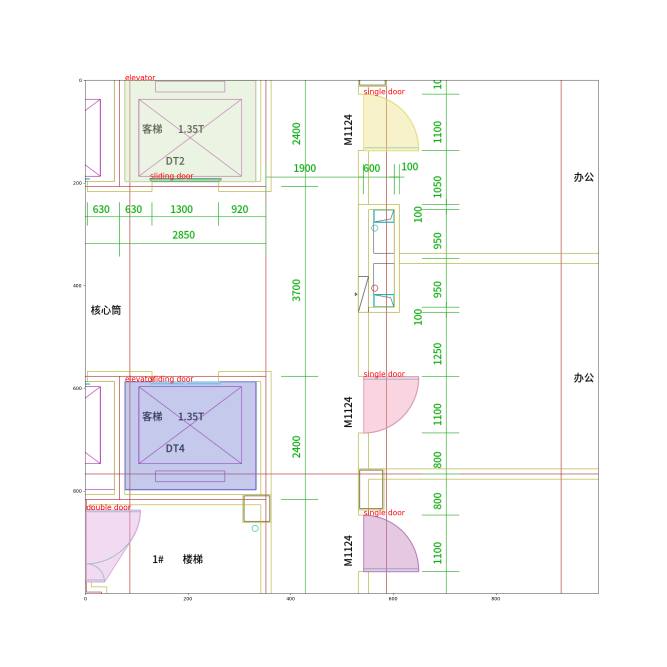
#> input picture annotation-tools/img/0012-0009.png, 2000 x 2000 px (shown at 1/3 size)
$ python annotation-tool.py 5 5 dst/train/0012-0009_0.png
#> lines starting #> are read from the running program, lines starting #| are printed output that depends on the picture
"""
Annotation tool
    Tool used to annotate labels for LP detection. Main keys:
        C: creates a new shape
        A: creates a new vertex over mouse position
        D: delete last vertex
        S: change position of closest vertex (to mouse pos.)
        X: switch to closest shape
        N or enter: next picture
        P: previous picture
        For more commands, take a look at the main part...
    Usage:
        python annotation-tool.py max_width max_height file1 ... fileN
    Obs. This tool is not fully tested and crashes under unexpetected situations.
    If you find any and correct, feel free to send a pull request =)
"""

import cv2
import sys
import numpy as np
import os
from glob import glob

from math import cos, sin
from os.path import isfile, splitext, basename, isdir
from os import makedirs


def getRectPts(tlx, tly, brx, bry):
    return np.matrix([[tlx, brx, brx, tlx], [tly, tly, bry, bry], [1., 1., 1., 1.]], dtype=float)


# [8 lines left out: function image_files_from_folder, not called in this run]


class Label:

    # [5 lines left out: function __init__, not called in this run]

    def __str__(self):
        return 'Class: %d, top_left(x:%f,y:%f), bottom_right(x:%f,y:%f)' % (
            self.__cl, self.__tl[0], self.__tl[1], self.__br[0], self.__br[1])

    def copy(self):
        return Label(self.__cl, self.__tl, self.__br)

    def wh(self): return self.__br - self.__tl

    def cc(self): return self.__tl + self.wh() / 2

    def tl(self): return self.__tl

    def br(self): return self.__br

    def tr(self): return np.array([self.__br[0], self.__tl[1]])

    def bl(self): return np.array([self.__tl[0], self.__br[1]])

    def cl(self): return self.__cl

    def area(self): return np.prod(self.wh())

    def prob(self): return self.__prob

    def set_class(self, cl):
        self.__cl = cl

    def set_tl(self, tl):
        self.__tl = tl

    def set_br(self, br):
        self.__br = br

    # [4 lines left out: function set_wh, not called in this run]

    def set_prob(self, prob):
        self.__prob = prob


class Shape:

    def __init__(self, pts=np.zeros((2, 0)), max_sides=2, text=''):
        self.pts = pts
        self.max_sides = max_sides
        self.text = text

    def isValid(self):
        # print(self.pts.shape)
        return self.pts.shape[1] > 1

    # [34 lines left out: functions write, read, readShapes, writeShapes, not called in this run]


def find_T_matrix(pts, t_pts):
    A = np.zeros((8, 9))
    for i in range(0, 4):
        xi = pts[:, i];
        xil = t_pts[:, i];
        xi = xi.T

        A[i * 2, 3:6] = -xil[2] * xi
        A[i * 2, 6:] = xil[1] * xi
        A[i * 2 + 1, :3] = xil[2] * xi
        A[i * 2 + 1, 6:] = -xil[0] * xi

    [U, S, V] = np.linalg.svd(A)
    H = V[-1, :].reshape((3, 3))

    return H


def perspective_transform(wh, angles=np.array([0., 0., 0.]), zcop=1000., dpp=1000.):
    rads = np.deg2rad(angles)

    a = rads[0];
    Rx = np.matrix([[1, 0, 0], [0, cos(a), sin(a)], [0, -sin(a), cos(a)]])
    a = rads[1];
    Ry = np.matrix([[cos(a), 0, -sin(a)], [0, 1, 0], [sin(a), 0, cos(a)]])
    a = rads[2];
    Rz = np.matrix([[cos(a), sin(a), 0], [-sin(a), cos(a), 0], [0, 0, 1]])

    R = Rx * Ry * Rz;

    (w, h) = tuple(wh)
    xyz = np.matrix([[0, 0, w, w], [0, h, 0, h], [0, 0, 0, 0]])
    hxy = np.matrix([[0, 0, w, w], [0, h, 0, h], [1, 1, 1, 1]])

    xyz = xyz - np.matrix([[w], [h], [0]]) / 2.
    xyz = R * xyz

    xyz = xyz - np.matrix([[0], [0], [zcop]])
    hxyz = np.concatenate([xyz, np.ones((1, 4))])

    P = np.matrix([[1, 0, 0, 0], [0, 1, 0, 0], [0, 0, -1. / dpp, 0]])
    _hxy = P * hxyz
    _hxy = _hxy / _hxy[2, :]
    _hxy = _hxy + np.matrix([[w], [h], [0]]) / 2.

    return find_T_matrix(hxy, _hxy)


def getWH(shape):
    return np.array(shape[1::-1]).astype(float)


class ShapeDisplay(Shape):

    def appendSide(self, pt):
        if (self.max_sides == 0) or (self.pts.shape[1] < self.max_sides):
            self.pts = np.append(self.pts, pt, axis=1)

    def removeLast(self):
        self.pts = self.pts[..., :-1]

    # [6 lines left out: function changeClosest, not called in this run]

    def distanceTo(self, pt):
        return np.sqrt(np.power((self.pts - pt), 2).sum(0))

    # [4 lines left out: function shiftPts, not called in this run]

    def getSquare(self):
        tl, br = self.pts.min(1), self.pts.max(1)
        return Label(-1, tl, br)

    def draw(self, drawLineFunc, drawCircleFunc, drawTextFunc, color=(255, 255, 255), txtcolor=(255, 255, 255)):
        ss = self.pts.shape[1]
        if ss:
            text = self.text if len(self.text) else '.'
            drawTextFunc(text, self.pts.min(1), color=txtcolor)
        if ss > 1:
            for i in range(ss):
                drawLineFunc(self.pts[:, i], self.pts[:, (i + 1) % ss], color=color)
                drawCircleFunc(self.pts[:, 0], color=(255 - color[0], 0, 255 - color[2]))
                drawCircleFunc(self.pts[:, -1], color=(255 - color[0], 255 - color[1], 255 - color[2]))


# [13 lines left out: function rotation_transform, not called in this run]


class Display():

    def __init__(self, I, width, height, wname='Display'):

        try:
            self.Iorig = I.copy()
            self.width = width
            self.height = height
            self.wname = wname

            self.Idisplay = self.Iorig.copy()
            self.IdisplayCopy = self.Idisplay.copy()

            self.reset_view()
            self._setPerspective()

            cv2.namedWindow(self.wname)
            cv2.moveWindow(self.wname, 0, 0)
            cv2.setMouseCallback(self.wname, self.mouse_callback)

        except AttributeError as e:
            print("except : ", e)

    def reset_view(self):
        self.cx, self.cy = .5, .5
        wh = np.array([self.width, self.height], dtype=float)
        self.zoom_factor = (wh / getWH(self.Iorig.shape)).min()
        self.mouse_center = np.array([.5, .5])
        self.angles = np.array([0., 0., 0.])
        self._setPerspective()

    def updatePerspectiveMatrix(self):
        zf = self.zoom_factor
        w, h = getWH(self.Iorig.shape)

        self.dx = self.cx * w * zf - self.width / 2.
        self.dy = self.cy * h * zf - self.height / 2.

        R = np.eye(3)
        R = np.matmul(R, np.matrix([[zf, 0, -self.dx], [0, zf, -self.dy], [0, 0, 1]], dtype=float))
        R = np.matmul(R, perspective_transform((w, h), angles=self.angles))

        self.R = R
        self.Rinv = np.linalg.inv(R)

    def show(self):
        cv2.imshow(self.wname, self.Idisplay)

    def setPerspectiveAngle(self, addx=0., addy=0., addz=0.):
        self.angles += np.array([addx, addy, addz])
        self._setPerspective()

    def _setPerspective(self, update=True):
        if update:
            self.updatePerspectiveMatrix()
        self.IdisplayCopy = cv2.warpPerspective(self.Iorig, self.R, (self.width, self.height), borderValue=.0,
                                                flags=cv2.INTER_LINEAR)

    def resetDisplay(self):
        self.Idisplay = self.IdisplayCopy.copy()

    def getMouseCenterRelative(self):
        return self.mouse_center.copy().reshape((2, 1))

    def waitKey(self, time=50):
        return cv2.waitKey(50) & 0x0000000FF

    # [17 lines left out: functions __pt2xy, __pts2xys, drawLine, not called in this run]

    def drawCircle(self, center, color=(255, 255, 0), radius=7):
        center = self.__pt2xy(center)
        cv2.circle(self.Idisplay, center, radius, color, thickness=-1)

    # [38 lines left out: functions drawText, zoom, rectifyToPts, mouse_callback, not called in this run]


def selectClosest(shapes, pt):
    if len(shapes):
        mindist, selected = shapes[0].distanceTo(pt).min(), 0
        try:
            for i, shape in enumerate(shapes[1:]):
                shpdist = shape.distanceTo(pt).min()
                if mindist > shpdist:
                    selected = i + 1
                    mindist = shpdist
        except ValueError as e:
            print("except : ", e)

        return selected
    else:
        return -1


def displayAllShapes(disp, shapes, selected, typing_mode):
    for i, shape in enumerate(shapes):
        color = (0, 255, 255) if i != selected else (0, 255, 0)
        txtcolor = (0, 0, 255) if (i == selected and typing_mode) else (0, 255, 255)
        shape.draw(disp.drawLine, disp.drawCircle, disp.drawText, color=color, txtcolor=txtcolor)


if __name__ == '__main__':

    # if len(sys.argv) < 4:
    # 	print __doc__
    # 	sys.exit()

    maxW = 1500  # int(sys.argv[1])
    maxH = 900  # int(sys.argv[2])
    # img_files = sys.argv[3:]

    img_files_path = './img/'  #############记得改文件名

    img_files = glob('%s/*.*g' % img_files_path)

    maxwh = np.array([maxW, maxH], dtype=float)
    wname = 'Display'

    # Key ids
    ENTER = 10
    ESC = 27
    BACKSPACE = 8
    ARROW_UP = 82
    ARROW_DOWN = 84
    ARROW_LEFT = 81
    ARROW_RIGHT = 83
    GREATER_THAN = 46
    LESS_THAN = 44
    HOME = 80

    key_exit = ESC
    key_next = [ord('n'), ENTER]
    key_previous = ord('p')
    key_zoom_in = ord('q')
    key_zoom_out = ord('w')
    key_append_vertex = ord('a')
    key_remove_last_vertex = ord('d')
    key_change_closest_vertex = ord('s')
    key_create_new_shape = ord('c')
    key_select_closest_shape = ord('x')
    key_shift_pts = ord('g')
    key_typing_mode = ord(' ')
    key_delete_selected_shape = [ord('r')]

    key_pitch_increase = ARROW_DOWN
    key_pitch_decrease = ARROW_UP
    key_yaw_increase = ARROW_LEFT
    key_yaw_decrease = ARROW_RIGHT
    key_roll_increase = GREATER_THAN
    key_roll_decrease = LESS_THAN

    key_perspective_reset = HOME
    zoom_factor = 1.

    action_keys = [key_exit, key_previous] + key_next

    curr_image = 0
    # print(len(img_files))
    while curr_image < len(img_files):

        img_file = img_files[curr_image]
        print(f"current picture : {img_file}")

        lab_file = splitext(img_file)[0] + '.txt'

        if isfile(lab_file):
            shapes = readShapes(lab_file, obj_type=ShapeDisplay)
            selected = len(shapes) - 1
        # print('t',shapes,shapes[selected],selected)
        else:
            shapes, selected = [ShapeDisplay()], 0
        # print('f',shapes,shapes[selected],selected)

        # print(len(shapes))

        zoom_factor = 1.

        disp = Display(cv2.imread(img_file), maxW, maxH)
#> in __init__, self.Iorig is the input picture: shape (2000, 2000, 3); mean B, G, R 247.5, 248.1, 248.3
#> in _setPerspective, `self.IdisplayCopy = cv2.warpPerspective(self.Iorig, self.R, (self.widt..`:
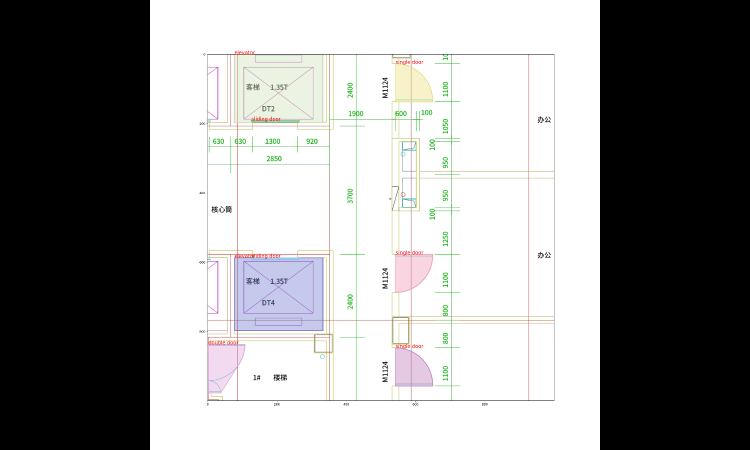
#> self.IdisplayCopy: shape (900, 1500, 3) (shown at 1/2 size); mean B, G, R 148.4, 148.8, 148.9
        disp.show()
        key = disp.waitKey()
#> (key q is pressed here)
        typing_mode = False
        # print('\taction_keys',action_keys)
        # while True:
        while not key in action_keys:
            disp.resetDisplay()
            displayAllShapes(disp, shapes, selected, typing_mode)
            disp.show()
            key = disp.waitKey(10)
#> (key x is pressed here)

            if typing_mode:
                if key == key_typing_mode:
                    typing_mode = False
                else:
                    if key != 255:
                        if key >= 176:
                            key = key - 176 + 48
                        if key == BACKSPACE:  # backspace
                            shapes[selected].text = shapes[selected].text[:-1]
                        else:
                            shapes[selected].text += str(chr(key)).upper()
                key = 255
                continue

            if key == key_zoom_in:
                disp.zoom(1.5)
            if key == key_zoom_out:
                disp.zoom(.5)
            if key == key_yaw_increase:
                disp.setPerspectiveAngle(addy=10.)
            if key == key_yaw_decrease:
                disp.setPerspectiveAngle(addy=-10.)
            if key == key_pitch_increase:
                disp.setPerspectiveAngle(addx=10.)
            if key == key_pitch_decrease:
                disp.setPerspectiveAngle(addx=-10.)
            if key == key_roll_increase:
                disp.setPerspectiveAngle(addz=10.)
            if key == key_roll_decrease:
                disp.setPerspectiveAngle(addz=-10.)
            if key == key_perspective_reset:
                disp.reset_view()
            # print(shapes,len(shapes))
            if len(shapes):
                # print(shapes[selected].pts)
                if key == ord('l'):
                    disp.rectifyToPts(shapes[selected].pts)

                if key == key_typing_mode:
                    typing_mode = True

                if key == key_append_vertex:
                    print('Append vertex')
                    shapes[selected].appendSide(disp.getMouseCenterRelative())

                if key == key_remove_last_vertex:
                    print('Remove last vertex')
                    shapes[selected].removeLast()

                if key == key_change_closest_vertex:
                    print('Change closest vertex')
                    shapes[selected].changeClosest(disp.getMouseCenterRelative())

                if key in key_delete_selected_shape:
                    print('Delete closest vertex')
                    del shapes[selected]
                    pt = disp.getMouseCenterRelative()
                    selected = selectClosest(shapes, pt)

                if key == key_shift_pts:
                    shapes[selected].shiftPts()

            if key == key_create_new_shape:
                print('Create new shape')
                shapes.append(ShapeDisplay())
                selected = len(shapes) - 1

            if key == key_select_closest_shape:
                print('Select closest')
                pt = disp.getMouseCenterRelative()
#> (the run stopped early here; a loop or call above may not have finished)
